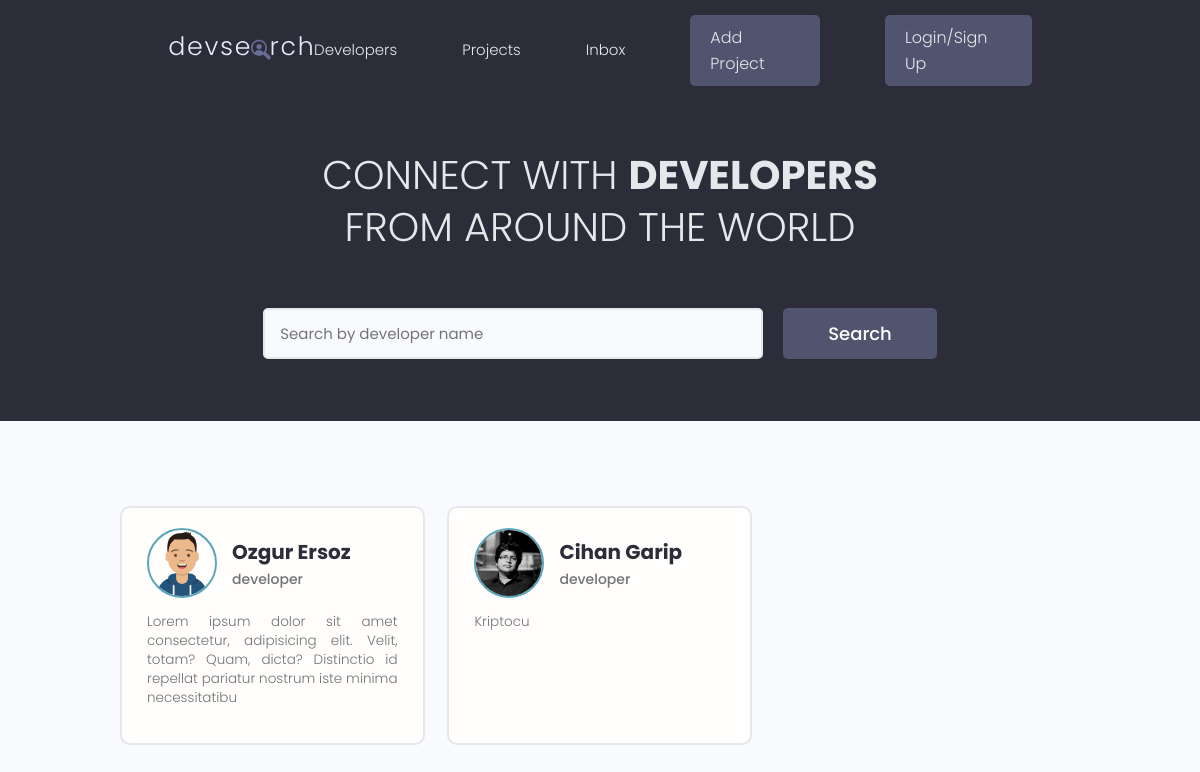
/, run on an earlier commit of the app's database.
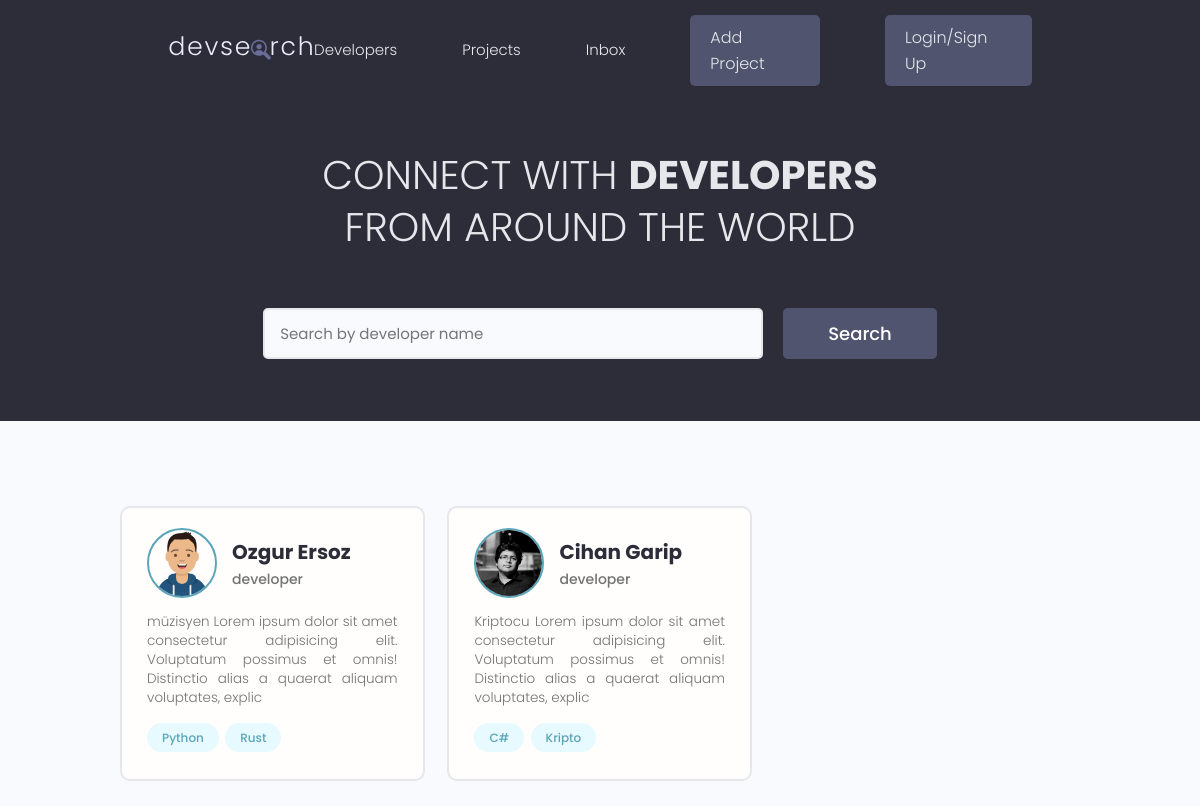
And on a later commit of the database.
### users/models.py (models this page shows, shortened)
class Profile(models.Model):
    user = models.OneToOneField(User, on_delete=models.CASCADE, null=True, blank=True)
    name = models.CharField(max_length=200, null=True, blank=True)
    username = models.CharField(max_length=200, null=True, blank=True)
    location = models.CharField(max_length=200, null=True, blank=True)
    email = models.EmailField(max_length=500, null=True, blank=True)
    short_intro = models.CharField(max_length=200, null=True, blank=True)
    bio = models.TextField(null=True, blank=True)
    profile_image = models.ImageField(
        null=True,
        blank=True,
        upload_to="profiles/",
        default="profiles/users-default.png",
    )
    social_github = models.CharField(max_length=200, null=True, blank=True)
    social_twitter = models.CharField(max_length=200, null=True, blank=True)
    social_linkedin = models.CharField(max_length=200, null=True, blank=True)
    social_youtube = models.CharField(max_length=200, null=True, blank=True)
    social_website = models.CharField(max_length=200, null=True, blank=True)
    id = models.UUIDField(
        default=uuid.uuid4, unique=True, primary_key=True, editable=False
    )

class Skill(models.Model):
    owner = models.ForeignKey(Profile, on_delete=models.CASCADE, null=True, blank=True)
    name = models.CharField(max_length=200, null=True, blank=True)
    description = models.TextField(null=True, blank=True)
    created = models.DateTimeField(auto_now_add=True)
    id = models.UUIDField(
        default=uuid.uuid4, unique=True, primary_key=True, editable=False
    )
    def __str__(self):
        return str(self.name)

### users/views.py (the view)
# urls.py: path("", views.profiles, name="profiles"),
def profiles(request):
    profiles = Profile.objects.all()
    context = {"profiles": profiles}
    return render(request, template_name="users/profiles.html", context=context)

### users/templates/users/profiles.html (shortened to what this page needs)
{% extends "main.html" %}
{% block content %}
  <main class="home">
    <section class="hero-section text-center">
      <div class="container container--narrow">
        <div class="hero-section__box">
          <h2>CONNECT WITH <span>DEVELOPERS</span></h2>
          <h2>FROM AROUND THE WORLD</h2>
        </div>
        <div class="hero-section__search">
          <form class="form" action="#" method="get">
            <div class="form__field">
              <input class="input input--text" id="formInput#search" type="text" name="text"
                placeholder="Search by developer name" />
            </div>
            <input class="btn btn--sub btn--lg" type="submit" value="Search" />
          </form>
        </div>
      </div>
    </section>
    <section class="devlist">
      <div class="container">
        <div class="grid grid--three">
            {% for profile in profiles %}
            <div class="column card">
                <div class="dev">
                    <a href="{% url 'user profile' profile.id %}" class="card__body">
                        <div class="dev__profile">
                  <img class="avatar avatar--md" src="{{profile.profile_image.url}}" alt="image" />
                  <div class="dev__meta">
                    <h3>{{profile.name}}</h3>
                    <h5>{{profile.short_intro|slice:"60"}}</h5>
                  </div>
                </div>
                    <p class="dev__info">{{profile.bio|slice:"150"}}</p>
                <div class="dev__skills">
                    {% for skill in profile.skill_set.all|slice:"5" %}
                    <span class="tag tag--pill tag--main">
                        <small>{{skill}}</small>
                    </span>
                    {% endfor %}
                </div>
                    </a>
                </div>
            </div>
            {% endfor %}
            </div>
         </div>
    </section>
  </main>
{% endblock content %}

What changed in the data, as far as the page shows it:
changed Profile "Ozgur Ersoz": bio "Lorem ipsum dolor sit amet consectetur, adipisicing elit. Velit, totam? Quam, dicta? Distinctio id repellat pariatur nostrum iste minima necessitatibu" → "müzisyen Lorem ipsum dolor sit amet consectetur adipisicing elit. Voluptatum possimus et omnis! Distinctio alias a quaerat aliquam voluptates, explic"
added Skill: name "Python", shown under Profile "Ozgur Ersoz"
added Skill: name "Rust", shown under Profile "Ozgur Ersoz"
changed Profile "Cihan Garip": bio "Kriptocu" → "Kriptocu Lorem ipsum dolor sit amet consectetur adipisicing elit. Voluptatum possimus et omnis! Distinctio alias a quaerat aliquam voluptates, explic"
added Skill: name "C#", shown under Profile "Cihan Garip"
added Skill: name "Kripto", shown under Profile "Cihan Garip"
